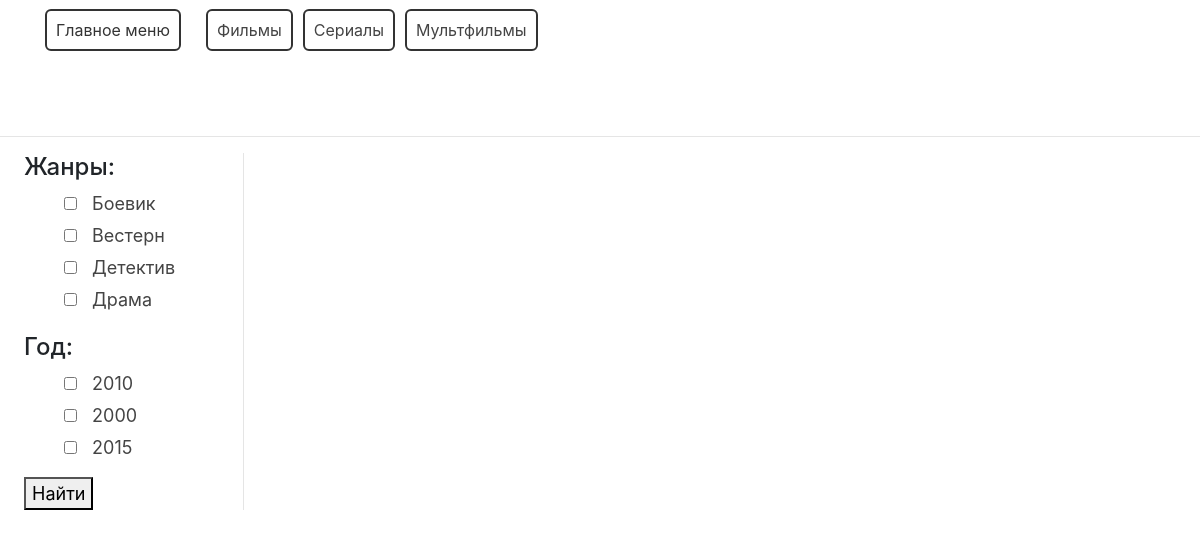
Page /category/serials/ on the committed database.
### movie/models.py (models this page shows, shortened)
class Category(models.Model):
    name = models.CharField(max_length=150)
    description = models.TextField(verbose_name='Описание')
    slug = models.SlugField(unique=True)
    def __str__(self):
        return self.name

class Genre(models.Model):
    name = models.CharField(max_length=155)
    description = models.TextField()
    slug = models.SlugField(unique=True)

### movie/views.py (the view)
# urls.py: path('category/<slug:slug>/', views.MovieCategoryView.as_view(), name='category'),
class MovieCategoryView(DataMixin, GenreYear, ListView):
    model = Movie
    template_name = 'movie/movie_category.html'
    slug_field = 'slug'
    context_object_name = 'category'
    def get_context_data(self, **kwargs):
        context = super().get_context_data(**kwargs)
        context_mixin = self.get_context_data_mixin()
        return dict(list(context.items()) + list(context_mixin.items()))
    def get_queryset(self):
        category_queryset = Movie.objects.filter(category__slug=self.kwargs.get('slug'))
        return category_queryset

### movie/utils.py (called while the page is built)
    def get_context_data_mixin(self, **kwargs):
        context = kwargs
        context['categories'] = Category.objects.all()
        context['genres'] = Genre.objects.all()
        return context

### movie/views.py (called while the page is built)
    def get_genre(self):
        return Genre.objects.all()

    def get_year(self):
        return Movie.objects.filter(is_published=True).values('year')

### movie/templates/movie/movie_category.html (shortened to what this page needs)
{% extends 'movie/base.html' %}

### movie/templates/movie/base.html (shortened to what this page needs)
{% load static %}
<!DOCTYPE html>
<html lang="en">
<head>
    <link rel="stylesheet" href="{% static 'movies/css/style.css' %}">
    <link rel="stylesheet" href="https://stackpath.bootstrapcdn.com/bootstrap/4.1.3/css/bootstrap.min.css">
</head>
<body>
<header class="header">
<nav class="nav categories">
    <ul class="d-flex">
        <li class="d-block category main-menu">
            <a href="{% url 'movie' %}">Главное меню</a>
        </li>
    {% for category in categories %}
        <a href="{% url 'category' category.slug %}">
            <li class="d-block category">
                {{ category }}
            </li>
        </a>
    {% endfor %}
    </ul>
</nav>
</header>
<hr>
<form action="{% url 'filter' %}" method="get">
<div class="desc1-right col-md-6 pl-lg-4 d-flex film">
<div class=" side-bar genre">
    <h4>Жанры:</h4>
    <ul class="d-block filter_film">
        {% for genre in view.get_genre %}
            <li class="filter_genre">
             <input type="checkbox" class="filter_selected" name="genre" value="{{ genre.id }}">
               <span> {{ genre.name }}</span>
            </li>
        {% endfor %}
    </ul>
    <h4 class="year">Год:</h4>
    <ul>
        {% for movie in view.get_year %}
            <li class="filter_years">
                <input type="checkbox" class="filter_selected" name="year" value='{{ movie.year }}'>
                <span>{{ movie.year }}</span>
            </li>
        {% endfor %}
    </ul>
    <button type="submit">Найти</button>
</form>
</body>
</html>

### movie/static/movies/css/style.css (style rules this page uses)
.header { display: block; width: 100%; height: 120px; }
ul { text-decoration: none; text-transform: none; }
li { text-decoration: none; text-transform: none; }
.genre { font-size: 18px; min-width: 220px; border-right: 1px solid rgba(0, 0, 0, .1); margin-right: 10px; }
.category { margin: 9px 5px 9px 5px; padding: 7px 9px 7px 9px; border: 2px solid #333; border-radius: 6px; color: #444; text-decoration: none; }
.category a { color: #333; }
a { text-decoration: none; text-transform: none; }
.filter_film { text-decoration: none; }
.filter_genre { text-decoration: none; margin: 10px 0 10px 0; }
.main-menu { margin-right: 20px; }
.filter_genre { text-decoration: none; margin: 5px auto; list-style: none; color: #444; }
.filter_years { text-decoration: none; margin: 5px auto; list-style: none; color: #444; }
.filter_selected { text-align: center; margin-right: 10px; }
.year { margin-top: 20px; }

### movie/templates/movie/base.html (style rules this page uses)
.main-menu { margin-right: 20px; }
.filter_film { text-decoration: none; }
.filter_genre { text-decoration: none; margin: 5px auto; list-style: none; color: #444; }
.filter_years { text-decoration: none; margin: 5px auto; list-style: none; color: #444; }
.filter_selected { text-align: center; margin-right: 10px; }
.year { margin-top: 20px; }

### rows in the picture
Category: name "Фильмы"
Category: name "Сериалы"
Category: name "Мультфильмы"
Genre: name "Боевик"
Genre: name "Вестерн"
Genre: name "Детектив"
Genre: name "Драма"

### other values in the picture
{{ movie.year }} "2010" "2000" "2015"
